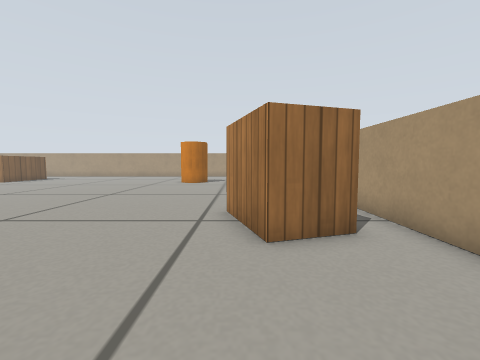
View 1 (above)

16 first-person views from a walk through a Gazebo world. The camera is 0.29 m above the floor, tilts 4° down and sees 90° across. The floor is counted in squares, 0.2 m on a side. Each view is taken from the middle of a square. On the plan, view 1 faces up. The plan holds only what a view shows up to about 13 squares ahead; the rest is blank. Simple patterns stand in for the simulator's built-in surfaces.

View 2
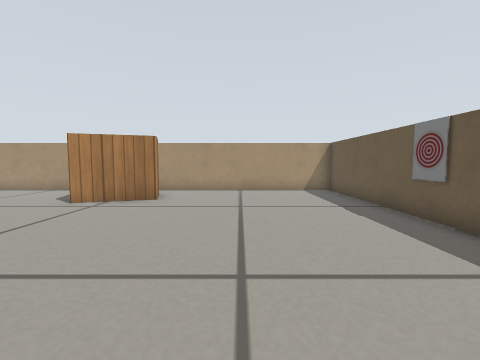

View 3
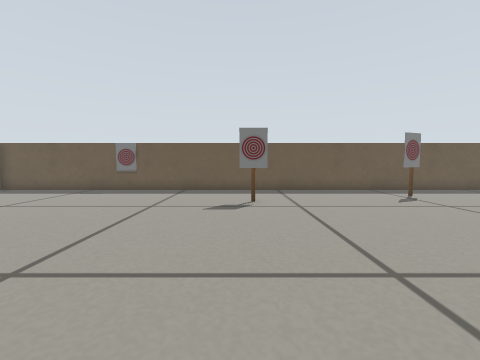

View 4
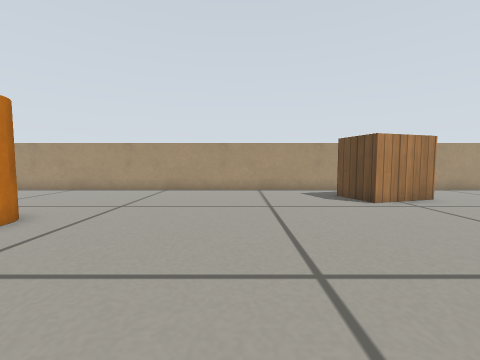

View 5
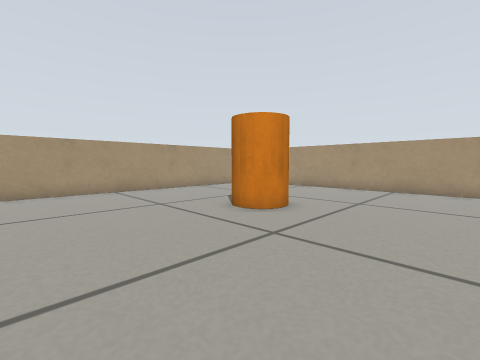

View 6
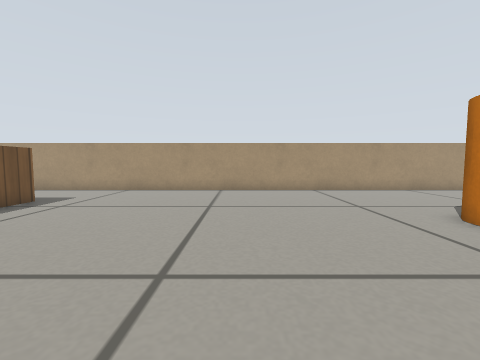

View 7
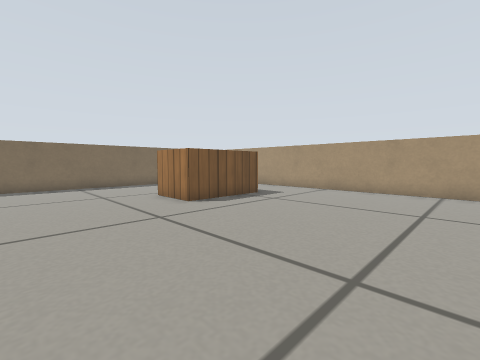

View 8
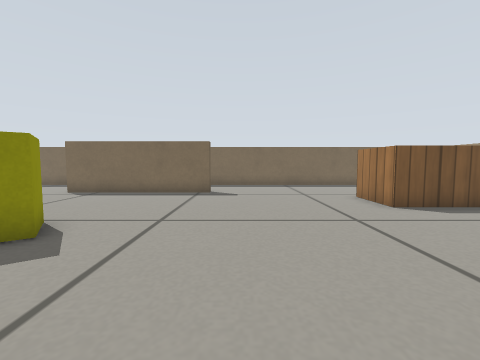

View 9
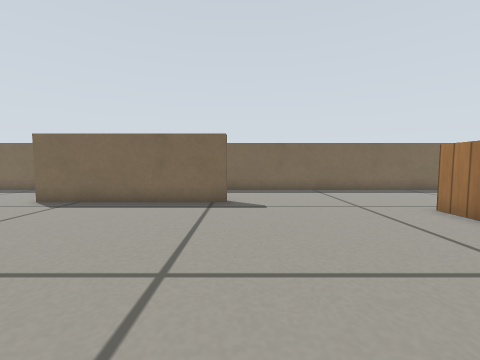

View 10
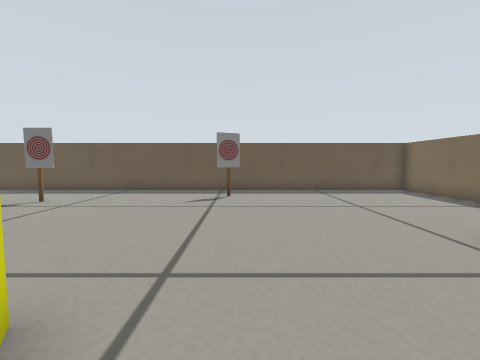

View 11
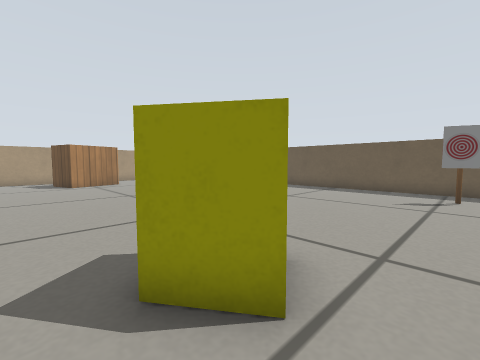

View 12
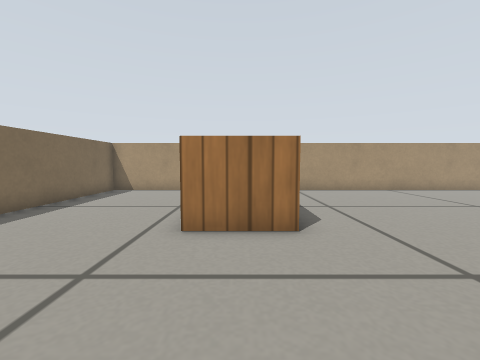

View 13
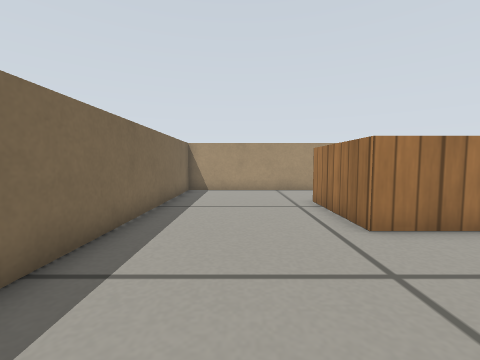

View 14
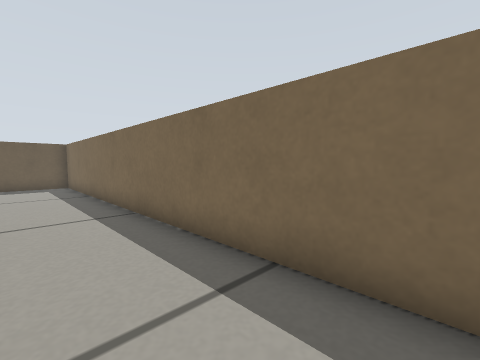

View 15
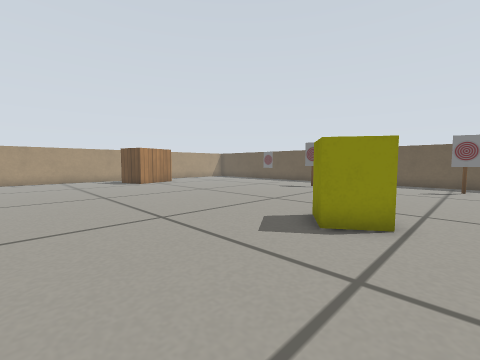

View 16
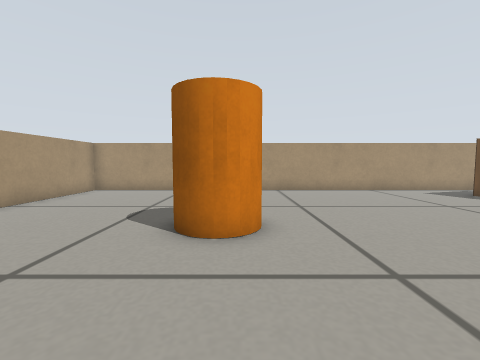

### Floor plan
Key: @ floor where view 1 was taken; # wall or solid block; . floor; B wooden box; P patterned box; W wooden pole; C orange cylinder; Y yellow box.
Columns run from 26 left of view 1 to 4 right of it. Each row starts with its distance up from view 1.
 26 ###############################
 25 #.............................#
 24 #.............................#
 23 #.............................#
 22 #.....B B.....................#
 21 #.....B B.....................#
 20 #.....B B.....................#
 19 #.....B B.............CC......#
 18 #.....BBB.............CC......#
 17 #.............................#
 16 #.............................#
 15 #.............................#
 14 #.............................#
 13 #.............................#
 12 #.............................#
 11 #...#.........................#
 10 #...#.........................#
  9 #...#......Y..................#
  8 #...#.....YYY..............B..#
  7 #...#......Y..............BBB.#
  6 #...#.....................B  .#
  5 #...#.....................BBB.#
  4 #..........................B..#
  3 #.............................#
  2 #.............................#
  1 #.............................#
  0 #...............WW........@...#
 -1 #.........P...................#
 -2 #........PW...................#
 -3 #.............................#
 -4 #######################P#######

Positions as (right, up) in squares from view 1, and headings:
1: (0, 0), facing up
2: (-9, 1), facing right
3: (-9, 9), facing down
4: (-9, 12), facing right
5: (-10, 13), facing up-right
6: (-10, 13), facing up
7: (-10, 13), facing up-left
8: (-10, 13), facing left
9: (-13, 12), facing left
10: (-17, 9), facing down
11: (-17, 10), facing down-right
12: (-19, 13), facing up
13: (-23, 13), facing up
14: (-23, 13), facing down-left
15: (-17, 14), facing down-right
16: (-9, 18), facing right
